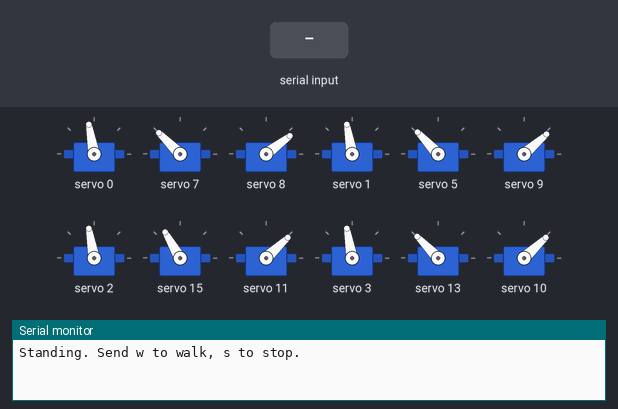
The sketch below on a simulated Arduino Uno, built with avr-gcc and run on an emulated ATmega328P. Shown: 12 × servo, the last lines printed to the serial monitor. The test bench sets the inputs (shaded band).

Above: at 7.2 s.
7.3 s: "w" received over Serial
At 7.47 s:
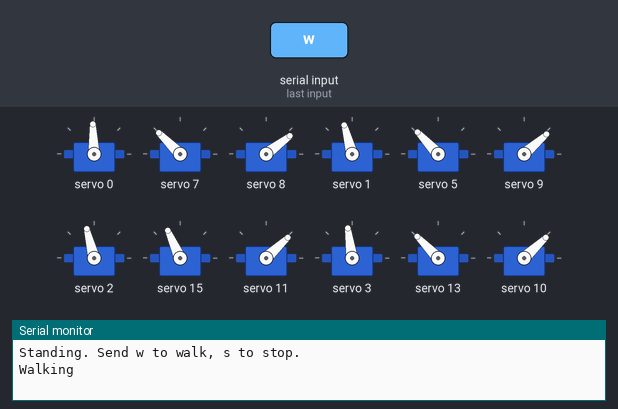
10.3 s: "s" received over Serial
11.8 s: "w" received over Serial
At 12.02 s:
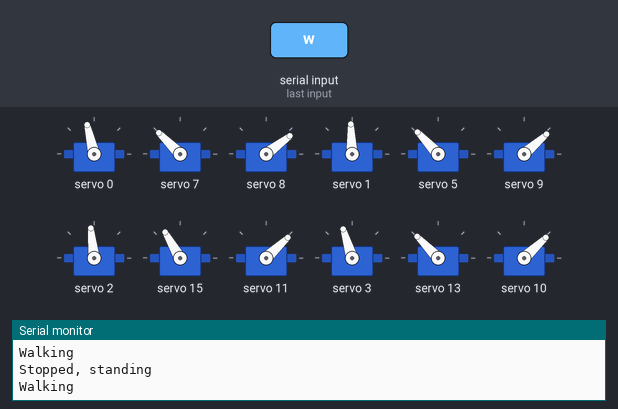
Timing chart, 0 to 20.8 s (numbered marks = the images above; inputs shaded):
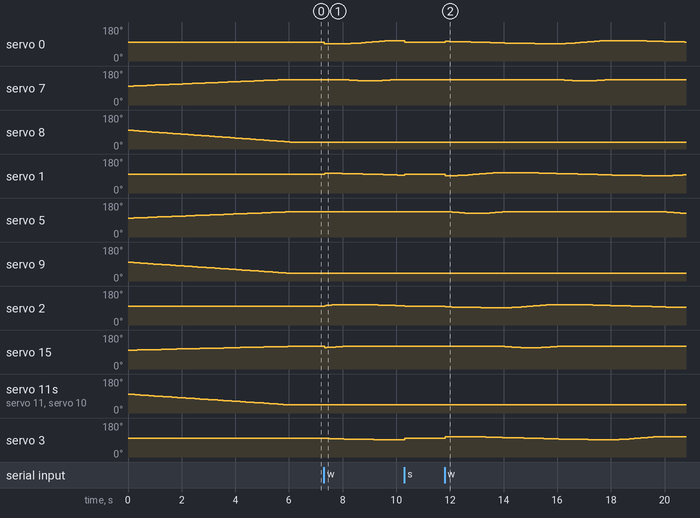

The sketch:

HARDCODE_template_walking_gait.ino
```cpp
#include <Wire.h>
#include <Adafruit_PWMServoDriver.h>

Adafruit_PWMServoDriver pwm = Adafruit_PWMServoDriver(0x40);

const uint32_t OSC_FREQ = 27488192;   // your calibrated value
const uint16_t US_MIN = 670;
const uint16_t US_MAX = 2470;

// Channels
const int b1 = 0;  const int b1j = 7;  const int b1f = 8;
const int b2 = 1;  const int b2j = 5;  const int b2f = 9;
const int b3 = 2;  const int b3j = 15; const int b3f = 11;
const int b4 = 3;  const int b4j = 13; const int b4f = 10;

// Walking settings (keep small while testing)
const float STRIDE_DEG = 8;          // hip swing either side of 90
const float LIFT_DEG = 8;            // joint lift; joint "-" is up
const unsigned long CYCLE_MS = 8000; // one full gait cycle, bigger = slower
const unsigned long RAMP_MS = 6000;  // boot ramp from 90 to standing pose

struct Leg {
  int hip, joint, foot;
  float standHip, standJoint, standFoot;
  float hipSign;    // flip to -1 if a leg walks backward
  float phase;      // 0 to 1, sets the order legs step in
};

// Hip standing values are placeholders at 90 until you measure them
Leg LEGS[4] = {
  {b1, b1j, b1f, 90, 127, 26, +1, 0.00},
  {b2, b2j, b2f, 90, 125, 30, +1, 0.50},
  {b3, b3j, b3f, 90, 111, 32, +1, 0.25},
  {b4, b4j, b4f, 90, 126, 32, +1, 0.75},
};

bool walking = false;

uint16_t angleToUs(float angle) {
  if (angle < 0) angle = 0;
  if (angle > 180) angle = 180;
  return US_MIN + (uint16_t)((angle / 180.0) * (US_MAX - US_MIN));
}

void writeAngle(int ch, float angle) {
  pwm.writeMicroseconds(ch, angleToUs(angle));
}

// Moves every servo from 90 to its standing pose together, so none jump
void rampToStand() {
  unsigned long start = millis();
  while (true) {
    float t = (millis() - start) / (float)RAMP_MS;
    if (t > 1) t = 1;
    for (int i = 0; i < 4; i++) {
      Leg &L = LEGS[i];
      writeAngle(L.hip,   90 + (L.standHip   - 90) * t);
      writeAngle(L.joint, 90 + (L.standJoint - 90) * t);
      writeAngle(L.foot,  90 + (L.standFoot  - 90) * t);
    }
    if (t >= 1) break;
    delay(20);
  }
}

void holdStand() {
  for (int i = 0; i < 4; i++) {
    Leg &L = LEGS[i];
    writeAngle(L.hip,   L.standHip);
    writeAngle(L.joint, L.standJoint);
    writeAngle(L.foot,  L.standFoot);
  }
}

void updateWalk() {
  float cycle = (millis() % CYCLE_MS) / (float)CYCLE_MS;

  for (int i = 0; i < 4; i++) {
    Leg &L = LEGS[i];
    float p = cycle + L.phase;
    if (p >= 1) p -= 1;

    float hipMove, lift;
    if (p < 0.25) {
      // Swing: lift and move forward
      hipMove = -cos(PI * p / 0.25);
      lift = LIFT_DEG * sin(PI * p / 0.25);
    } else {
      // Stance: foot on ground, body pushed forward
      hipMove = cos(PI * (p - 0.25) / 0.75);
      lift = 0;
    }

    writeAngle(L.hip,   L.standHip + L.hipSign * STRIDE_DEG * hipMove);
    writeAngle(L.joint, L.standJoint - lift);
    writeAngle(L.foot,  L.standFoot);
  }
}

void setup() {
  Serial.begin(9600);
  Wire.begin();

  pwm.begin();
  pwm.setOscillatorFrequency(OSC_FREQ);
  pwm.setPWMFreq(50);
  delay(10);

  rampToStand();
  Serial.println("Standing. Send w to walk, s to stop.");
}

void loop() {
  if (Serial.available()) {
    char c = Serial.read();
    if (c == 'w') {
      walking = true;
      Serial.println("Walking");
    } else if (c == 's') {
      walking = false;
      holdStand();
      Serial.println("Stopped, standing");
    }
  }

  if (walking) updateWalk();
  delay(20);
}
```

Measured:
- after the input at 7.3 s, servo 1: 100° → 105° at once, → 104° 0.35 s later, → 103° 0.30 s later, → 102° 0.30 s later, … (11 changes in this stretch); servo 2: rises from 100° to 107° in 0.41 s, then falls to 102° in 2.5 s; servo 3: moves from 100° to 92° over 1.8 s, starting at once; servo 13: 134° → 132° after 2.8 s, → 131° 0.15 s later
- after the input at 11.8 s, servo 0: 100° → 104° at once, → 103° 0.15 s later, → 102° 0.30 s later, → 101° 0.23 s later, … (35 changes in this stretch); servo 1: 100° → 92° at once, → 93° 0.47 s later, → 94° 0.18 s later, → 95° 0.12 s later, … (36 changes in this stretch)
